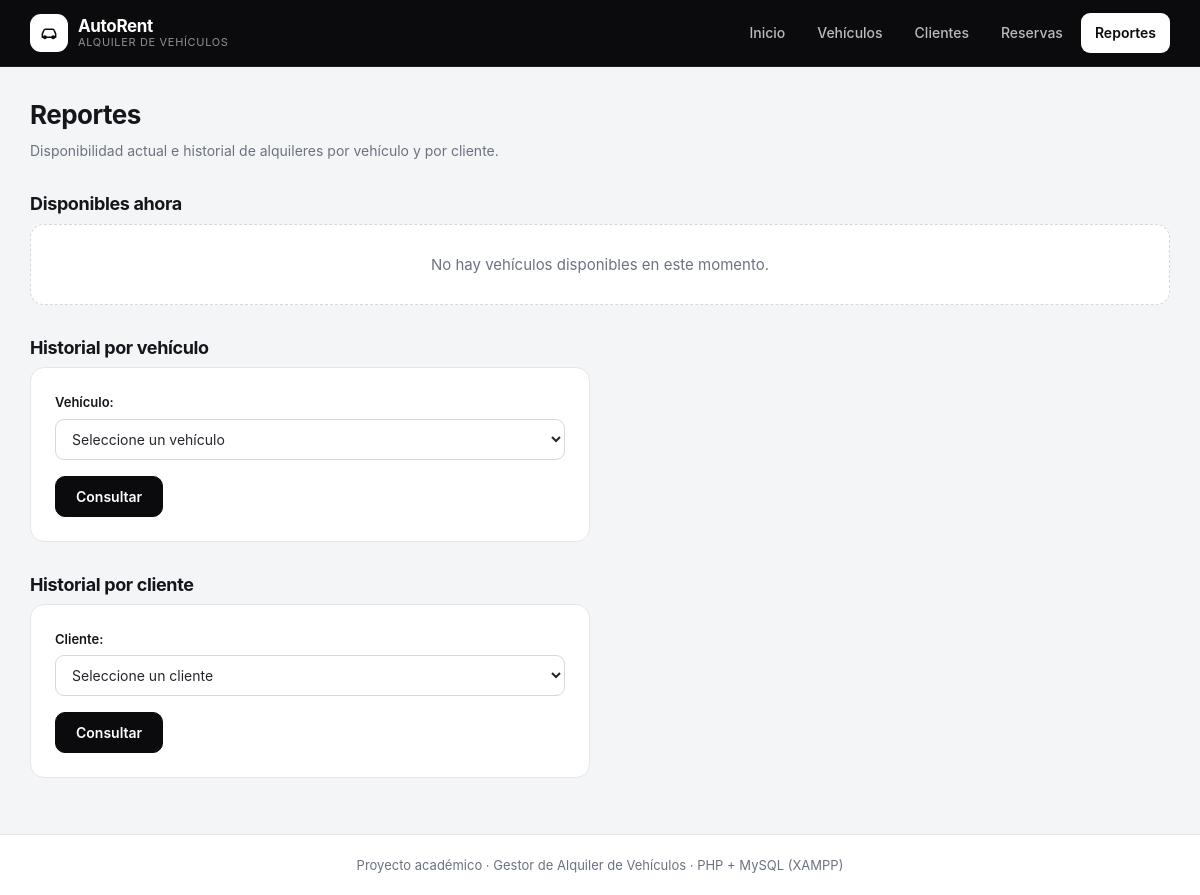
/views/reportes/inicio.php, run on an earlier commit of the app's database.
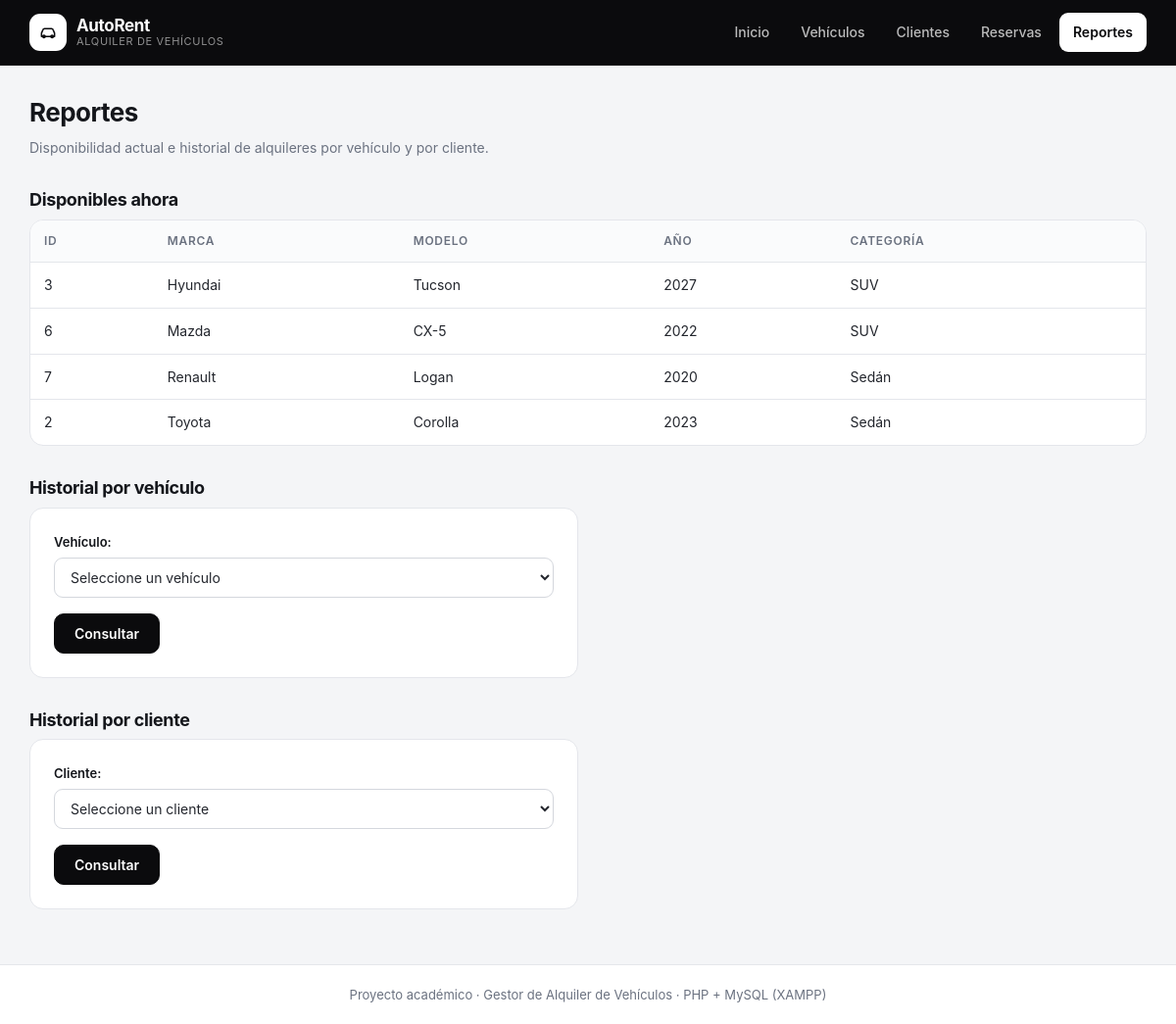
And on a later commit of the database.
### tables this page shows
CREATE TABLE vehiculos (
    id INT AUTO_INCREMENT PRIMARY KEY,
    marca VARCHAR(100) NOT NULL,
    modelo VARCHAR(100) NOT NULL,
    anio YEAR NOT NULL,
    categoria VARCHAR(50),
    estado ENUM('disponible', 'alquilado', 'mantenimiento') DEFAULT 'disponible',
    created_at TIMESTAMP DEFAULT CURRENT_TIMESTAMP,
    updated_at TIMESTAMP DEFAULT CURRENT_TIMESTAMP ON UPDATE CURRENT_TIMESTAMP
);

### models/database/database.php (called while the page is built, shortened)
<?php
class Database implements DatabaseInterface
{
    private string $host_db = "localhost";
    private string $user_db = "root";
    private string $pwd_db = "";
    private string $name_db = "alquiler_vehiculos_db";
    private int $port_db = 3306;
    private $conex = null;
    public function __construct()
    {
        $this->conex = new mysqli(
            $this->host_db,
            $this->user_db,
            $this->pwd_db,
            $this->name_db,
            $this->port_db
        );
        $this->conex->set_charset("utf8mb4");
    }
    public function query_select(string $sql): array
    {
        $result = $this->conex->query($sql);
        $rows = [];
        while ($row = $result->fetch_assoc()) {
            array_push($rows, $row);
        }
        return $rows;
    }
}

### models/config/models_config.php (called while the page is built, shortened)
<?php
class ModelsConfig
{
    public static function get_db(): DatabaseInterface
    {
        return new Database();
    }
    public static function get_vehiculos_repository(): VehiculosRepositoryInterface
    {
        return new VehiculosRepository(ModelsConfig::get_db());
    }
}

### controllers/config/controllers_config.php (called while the page is built, shortened)
<?php
class ControllersConfig
{
    public static function get_vehiculos_controller(): VehiculosControllerInterface
    {
        return new VehiculosController(ModelsConfig::get_vehiculos_repository());
    }
}

### controllers/vehiculos/vehiculos_controller.php (called while the page is built, shortened)
<?php
class VehiculosController implements VehiculosControllerInterface
{
    private VehiculosRepositoryInterface $vehiculos_model;
    public function __construct(VehiculosRepositoryInterface $vehiculos_model)
    {
        $this->vehiculos_model = $vehiculos_model;
    }
    public function get_vehiculos(): array
    {
        return $this->vehiculos_model->get_vehiculos();
    }
    public function get_vehiculos_disponibles(): array
    {
        return $this->vehiculos_model->get_vehiculos_disponibles();
    }
}

### models/repositories/vehiculos_repository/vehiculos_repository.php (called while the page is built, shortened)
<?php
class VehiculosRepository implements VehiculosRepositoryInterface
{
    private DatabaseInterface $db;
    public function __construct(DatabaseInterface $db)
    {
        $this->db = $db;
    }
    public function get_vehiculos(): array
    {
        $sql = "select * from vehiculos order by marca, modelo";
        $rows = $this->db->query_select($sql);
        return array_map(
            fn(array $row): Vehiculo => VehiculoMappers::to_entity($row),
            $rows
        );
    }
    public function get_vehiculos_disponibles(): array
    {
        $sql = "select v.* from vehiculos v
                where v.estado = 'disponible'
                and not exists (
                    select 1 from reservas r
                    where r.vehiculo_id = v.id
                    and r.estado = 'activa'
                    and curdate() between r.fecha_inicio and r.fecha_fin
                )
                order by v.marca, v.modelo";
        $rows = $this->db->query_select($sql);
        return array_map(
            fn(array $row): Vehiculo => VehiculoMappers::to_entity($row),
            $rows
        );
    }
}

### models/mappers/vehiculo_mappers.php (called while the page is built, shortened)
<?php
class VehiculoMappers
{
    public static function to_entity(array $row_db): Vehiculo
    {
        return new Vehiculo(
            (int) $row_db["id"],
            $row_db["marca"],
            $row_db["modelo"],
            (int) $row_db["anio"],
            $row_db["categoria"] ?? "",
            $row_db["estado"] ?? "disponible"
        );
    }
}

### models/entities/vehiculo.php (called while the page is built, shortened)
<?php
class Vehiculo
{
    private int $id;
    private string $marca;
    private string $modelo;
    private int $anio;
    private string $categoria;
    public function __construct(
        int $id,
        string $marca,
        string $modelo,
        int $anio,
        string $categoria = "",
        string $estado = "disponible"
    ) {
        $this->id = $id;
        $this->marca = $marca;
        $this->modelo = $modelo;
        $this->anio = $anio;
        $this->categoria = $categoria;
    }
    public function get_id(): int
    {
        return $this->id;
    }
    public function get_marca(): string
    {
        return $this->marca;
    }
    public function get_modelo(): string
    {
        return $this->modelo;
    }
    public function get_anio(): int
    {
        return $this->anio;
    }
    public function get_categoria(): string
    {
        return $this->categoria;
    }
}

### views/reportes/inicio.php (the view, shortened to what the changed rows need)
<?php
require __DIR__ . "/../../models/database/database.php";
require __DIR__ . "/../../models/entities/vehiculo.php";
require __DIR__ . "/../../models/mappers/vehiculo_mappers.php";
require __DIR__ . "/../../models/repositories/vehiculos_repository/vehiculos_repository.php";
require __DIR__ . "/../../models/config/models_config.php";
require __DIR__ . "/../../controllers/vehiculos/vehiculos_controller.php";
require __DIR__ . "/../../controllers/config/controllers_config.php";
$vehiculos_controller = ControllersConfig::get_vehiculos_controller();
$vehiculos = $vehiculos_controller->get_vehiculos();
$disponibles = $vehiculos_controller->get_vehiculos_disponibles();
?>
<!DOCTYPE html>
<html lang="es">
<head>
    <link rel="stylesheet" href="../../public/css/style.css?v=3">
</head>
<body>
    <main class="contenido">
<div class="cabecera-pagina">
    <div>
        <h2>Reportes</h2>
    </div>
</div>
<h3>Disponibles ahora</h3>
<?php if (count($disponibles) === 0) : ?>
    <p class="vacio">No hay vehículos disponibles en este momento.</p>
<?php else : ?>
    <div class="tabla-envoltura">
        <table>
            <thead>
                <tr>
                    <th>ID</th>
                    <th>Marca</th>
                    <th>Modelo</th>
                    <th>Año</th>
                    <th>Categoría</th>
                </tr>
            </thead>
            <tbody>
                <?php foreach ($disponibles as $vehiculo) : ?>
                    <tr>
                        <td><?php echo $vehiculo->get_id(); ?></td>
                        <td><?php echo htmlspecialchars($vehiculo->get_marca()); ?></td>
                        <td><?php echo htmlspecialchars($vehiculo->get_modelo()); ?></td>
                        <td><?php echo $vehiculo->get_anio(); ?></td>
                        <td><?php echo htmlspecialchars($vehiculo->get_categoria()); ?></td>
                    </tr>
                <?php endforeach; ?>
            </tbody>
        </table>
    </div>
<?php endif; ?>
<h3>Historial por vehículo</h3>
<form class="tarjeta" method="get" action="inicio.php">
    <div class="campo">
    </div>
    <div class="acciones">
    </div>
</form>
<h3>Historial por cliente</h3>
<form class="tarjeta" method="get" action="inicio.php">
    <div class="campo">
    </div>
    <div class="acciones">
    </div>
</form>
    </main>
</body>
</html>

What changed in the data, as far as the page shows it:
added vehiculos: id "3", marca "Hyundai", modelo "Tucson", anio "2027", categoria "SUV"
added vehiculos: id "6", marca "Mazda", modelo "CX-5", anio "2022", categoria "SUV"
added vehiculos: id "7", marca "Renault", modelo "Logan", anio "2020", categoria "Sedán"
added vehiculos: id "2", marca "Toyota", modelo "Corolla", anio "2023", categoria "Sedán"
Also different on the page:
text no longer shown: "No hay vehículos disponibles en este momento."
text now shown: "ID MARCA MODELO AÑO CATEGORÍA"
